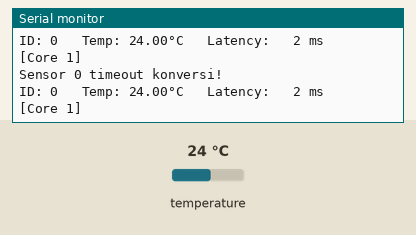
A sketch run on a simulated ESP32. On the bench: the last lines printed to the serial monitor. Inputs (shaded band) come from the test bench; at power-on: temperature 24 °C.

Above: at 1.3 s.
1.4 s: temperature set to 12 °C
At 1.56 s:
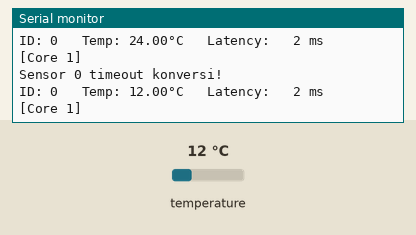
2.9 s: temperature set to 19 °C
At 2.96 s:
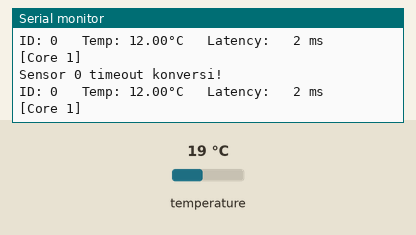
Timing chart, 0 to 5.9 s (numbered marks = the images above; inputs shaded):
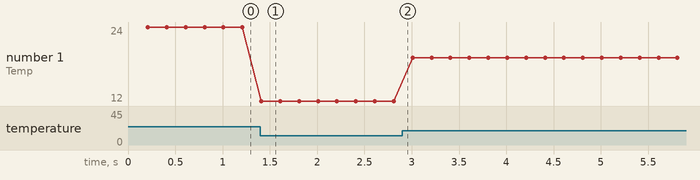

The sketch:

Multisensor_RTOS.ino
```cpp
#include <OneWire.h>
#include <DallasTemperature.h>

// ============================= KONFIGURASI =====================================
#define ONE_WIRE_BUS      4    // Pin GPIO untuk bus onewire
#define NUM_SENSORS       5    // Jumlah maksimal sensor DS18B20
#define READ_INTERVAL     200  // Interval pembacaan loop DS18B20
#define PER_SENSOR_TIME   40   // Target waktu per sensor untuk baca & kirim (ms)
#define TOLERANCE_MS      5    // Batas toleransi timing (ms)

// Struktur data untuk pembacaabn sensor yang dikirim antar task
typedef struct {
  uint8_t  id;          // ID Sensor (0-4)
  float temp;           // Temperature yang terbaca (Celcius)
  uint32_t timestamp;   // Timestamp saat pembacaan (ms)
} ReadingData_t;


// ============================= VARIABEL GLOBAL ==================================
OneWire oneWire(ONE_WIRE_BUS);
DallasTemperature sensors(&oneWire);
QueueHandle_t dataQueue;
DeviceAddress sensorAddresses[NUM_SENSORS];
uint8_t numValidSensors = 0;

// ============================= FUNGSI HELPER =====================================
/**
 * Inisialisasi Sensor DS18B20
 * return : Jika minimal 1 sensor terdeteksi, false jika tidak ada
 */

bool initSensors() {
  sensors.begin();

  // Mode non-blocking untuk konversi asinkron
  sensors.setWaitForConversion(false);

  // Set resolusi 9-bit untuk konversi cepat yang terhubung
  sensors.setResolution(9);

  // Deteksi dan simpan , alamat semua sensor yang terhubung
  for (uint8_t i = 0; i < NUM_SENSORS; i++) {
      if (sensors.getAddress(sensorAddresses[i], i)) {
        numValidSensors++;
        Serial.printf("sensor %d terdeteksi\n", i);
      } else {
        Serial.printf("sesnor %d tidak ditemukan!\n", i);
      }
  }
  return numValidSensors > 0;
}


// ============================= TASK PEMBACAAN SENSOR =====================================

/**
 * Task untuk membaca semua sensor secara periodik
 * Berjalan di Core 0 dengan prioritas tinggi
 */
void taskReadSensors(void *parameter) {
  TickType_t lastWakeTime = xTaskGetTickCount();

  for(;;) {
    uint32_t startLoopTime = millis();

    // Loop untuk setiap sensor yang valid
    for (uint8_t i = 0; i < numValidSensors; i++) {
      uint32_t startSensorTime = millis();

      // Request pembacaan suhu untuk sensor tertentu secara individual
      sensors.requestTemperaturesByAddress(sensorAddresses[i]);

      // Tunggu Konversi selesai dengan polling (non-blocking)
      while (!sensors.isConversionComplete()) {
        // Timeout jika melebihi waktu target + toleransi
        if (millis() - startSensorTime > PER_SENSOR_TIME + TOLERANCE_MS) {
          Serial.printf("Sensor %d timeout konversi!\n", i);
          break;
        }
        // Delay agar CPU core 0 tidak terbebani
        vTaskDelay(pdMS_TO_TICKS(5));
      }

      // Ambil hasil pembacaan temperature
      float temperature = sensors.getTempC(sensorAddresses[i]);

      if (temperature != DEVICE_DISCONNECTED_C) {
          ReadingData_t sensorData = {
            .id = i,
            .temp = temperature,
            .timestamp = millis()
          };
          xQueueSend(dataQueue, &sensorData, pdMS_TO_TICKS(10));
      }

      // Kontrol Timing per sensor
      uint32_t elapsed = millis() - startSensorTime;
      if (i < numValidSensors - 1) {
        int32_t waitTime = PER_SENSOR_TIME - elapsed;
        if (waitTime > 0) vTaskDelay(pdMS_TO_TICKS(waitTime));
      }
    }
    vTaskDelayUntil(&lastWakeTime, pdMS_TO_TICKS(READ_INTERVAL));
  }
}

// ==================== TASK TRANSMISI DATA (Core 1) ====================
/**
 * Task untuk menerima dan mengirimkan data sensor via Serial atau (Console)
 * Berjalan di core 1 dengan prioritas sedang
 */
void taskTransmit(void *parameter) {
  ReadingData_t receivedData;

    for(;;) {
      // Terima data dari queue dengan toleransi maksimal 5ms
      if (xQueueReceive(dataQueue, &receivedData, pdMS_TO_TICKS(5))) {
         // Hitung latensi dari waktu pembacaan hingga transmisi
         uint32_t latencyMs = millis() - receivedData.timestamp;

         // Kirim data ke Serial Monitor
         Serial.printf("ID: %d\t Temp: %.2f°C\t Latency: %3d ms\t [Core %d]\n",
              receivedData.id,   // data id
              receivedData.temp, // data temperarture
              latencyMs,         // data latensi pengiriman per sensor
              xPortGetCoreID()); // data core id esp 32
      }
    }
}


// ==================== SETUP ====================
/**
 * Fungsi setup - dijalankan sekali saat startup
 */
void setup() {
  // inisialisasi serial untuk monitoring
  Serial.begin(9600);
  Serial.println("Inisialisasi sistem");

  // Inisialisasi sensor DS18B20
  if (!initSensors()) {
    Serial.println("ERROR: Tidak ada sensor valid! Program dihentikan");
    while(true) {
      vTaskDelay(pdMS_TO_TICKS(1000));
    }
  }

  Serial.printf("Total sensor yang terdeteksi: %d\n", numValidSensors);

  // Buat queue untuk komunikasi antar task
  dataQueue = xQueueCreate(10, sizeof(ReadingData_t));

  if (dataQueue != NULL) {
      // Buat task pembacaan sensor di Core 0 dengan (pioritas 3)
      xTaskCreatePinnedToCore(
          taskReadSensors, // Fungsi task
          "ReadSensors",   // Nama task
          2048,            // Stack size (bytes)
          NULL,            // Parameter
          3,               // Prioritas (tinggi)
          NULL,            // task handle
          0                // Core ID
      );
      // Buat task pembacaan sensor di Core 0 dengan (pioritas 2)
      xTaskCreatePinnedToCore(
         taskTransmit,
         "TransmitData",
         2048,
         NULL,
         2,
         NULL,
         1
      );

      // Print ke Serial
      Serial.println("Task berhasil dibuat!");
  } else {
    Serial.println("ERROR: Gagal membuar queue!");
    while(true) {
      vTaskDelay(pdMS_TO_TICKS(1000));
    }
  }
}

/*
 * Void Loop tidak digunaka karena sudah di handle oleh Free RTOS
 */
void loop() {}
```

Measured:
- after the input at 1.4 s, the serial monitor: prints a new line at once (image 1)
- plotted number 1: 24 → 12 after the input at 1.4 s, 12 → 19 after the input at 2.9 s
